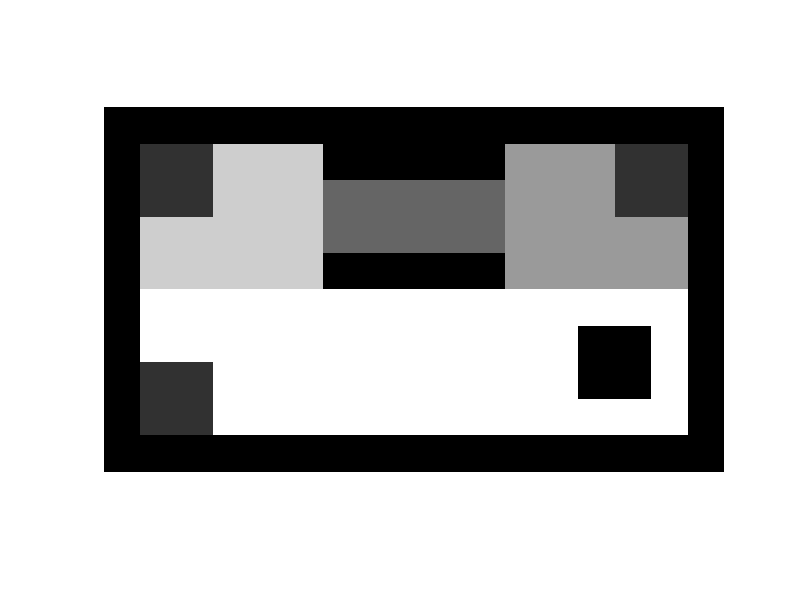

Source code (MATLAB): (Note: this script raises an error after producing the figure.)
clear;
close all;
clc;

global W Wtotal Z zLoop ZLoop bigM epsilon tau;

% Time horizon
h = 45;
% robustness number
epsilon = 0;
tau = 2;

% define a gridworld
grid_size = [8, 15];
mygrid = ones(grid_size);

mygrid(1:4, 1:5) = 0.8;
mygrid(1:4, 11:15) = 0.6;

% narrow passage
% mygrid(2, 6:8) = 0.4;
% mygrid(3, 8:10) = 0.4;
mygrid(2:3, 6:10) = 0.4;

% Obstacles
mygrid([1,4], 6:10) = 0;
% mygrid([2,4], [4,7]) = 0;
mygrid(6:7, 13:14) = 0;

%%%%%%%%%%%

state_labels = mygrid(:);

Pass = find(state_labels(:)==0.4)';
pass = num2str(Pass);
Room1 = find(state_labels(:)==0.8)';
room1 = num2str(Room1);
Room2 = find(state_labels(:)==0.6)';
room2 = num2str(Room2);
Room3 = find(state_labels(:)==1)';
room3 = num2str(Room3);

% charging station
mygrid(1:2,1:2) = 0.2;
mygrid(1:2,14:15) = 0.2;
mygrid(7:8,1:2) = 0.2;
%mygrid(9:10,9:10) = 0.2;
state_labels = mygrid(:);

CS = find(state_labels(:)==.2)';
CS = num2str(CS);

% visualization
vis = zeros(size(mygrid)+2);
vis(2:end-1,2:end-1)=mygrid;
imshow(kron(vis,ones(25,25)))

pass_ends = [23,73,Pass];

% spec is the conjunction of the following
Obs = state_labels(:)==0;                   %avoid obstacles
f1 = strcat('GG(Neg(TP([',pass,'],[2])))');             %not too many robots in narrow passage way
f1 = strcat('GG(TP([',num2str(setdiff(1:100,Pass)),'],[6]))');             %not too many robots in narrow passage way

% surveil two regions by leaving them once in a while
f2 = strcat('GF(TP([',num2str(Room1),'],[5]))');        % GF([0.2 labels, >=5])
f3 = strcat('GF(TP([',num2str(Room2),'],[5]))');        % GF([0.8 labels, >=5])        
f4 = strcat('GF(Neg(TP([',num2str(Room1),'],[1])))');   % GF([0.2 labels, <=0])
f5 = strcat('GF(Neg(TP([',num2str(Room2),'],[1])))');   % GF([0.8 labels, <=0])
f6 = strcat('FG(Neg(TP([',num2str(Room3),'],[2])))');   % FG([1 labels, <= 1]) at steady state at most one robot is left in the lower part

f4 = strcat('GF(TP([',num2str(setdiff(1:100,Room1)),'],[8]))');   % GF([0.2 labels, <=0])
f5 = strcat('GF(TP([',num2str(setdiff(1:100,Room2)),'],[8]))');   % GF([0.8 labels, <=0])
f6 = strcat('FG(TP([',num2str(setdiff(1:100,Room3)),'],[6]))'); 

%f7 = strcat('U(Neg([',num2str([pass_ends,1]),']),And([',num2str([72 74 1]),'],[',num2str([22 24 1]),']))');
f7 = strcat('TP(GFI([', num2str(CS), ']),[8])');
%adj = zeros(prod(size(grid)));
adj = eye(numel(mygrid)); %allow self-transition

for i=1:length(state_labels)
    if mod(i, grid_size(1))~=0 
        adj(i, i+1) = 1;
    end
    if mod(i, grid_size(1))~=1
        adj(i, i-1) = 1;
    end
    if i<=grid_size(1)*(grid_size(2)-1)
        adj(i, i+grid_size(1)) = 1;
    end
    if i>grid_size(1)
        adj(i, i-grid_size(1)) = 1;
    end
end
%ll = 21:30;
% Total specs
%f = strcat('And(',f1,',',f2,',',f3,',',f4,',',f5,')');
f = strcat('And(',f1,',',f2,',',f3,',',f4,',',f5,',',f6,',',f7,')');
f = strcat('And(',f1,',',f2,',',f3,',',f4,',',f5,',',f7,')');

%f = strcat('And(',f2,',',f3,',',f7,')');
%f = strcat('TP(FGI([', num2str(ll),']),[10])');
% Adjacency matrix
A = adj;



% Random initial condition
n = size(A,1);
W0=zeros(n,1);
for i=1:n
    if ~Obs(i)
        W0(i) = round(rand(1)*0.65);
    end
end
W0 = [ones(4,1); ones(4,1); zeros(n-8,1)];



% Collision avoidence flag,
% 1=collision avoidence enforced, 0=no collision avoidence
CA_flag = 1;

[W, Wtotal, Z, mytimes, sol] = main_template(f,A,h,W0,Obs,CA_flag);


time = clock;
% filename = ['./data/GOBLUE_' ...
% num2str(h) 'horizon_'...
% num2str(tau) 'tau_'...
% num2str(time(1)) '_'... % Returns year as character
% num2str(time(2)) '_'... % Returns month as character
% num2str(time(3)) '_'... % Returns day as char
% num2str(time(4)) 'h'... % returns hour as char..
% num2str(time(5)) 'm'... %returns minute as char
% ];

save('data06242.mat','W','W','Wtotal','Wtotal','ZLoop','ZLoop','A','A','mygrid','mygrid', 'Z', 'Z','sol','sol');



grid_plot('data06242.mat');



